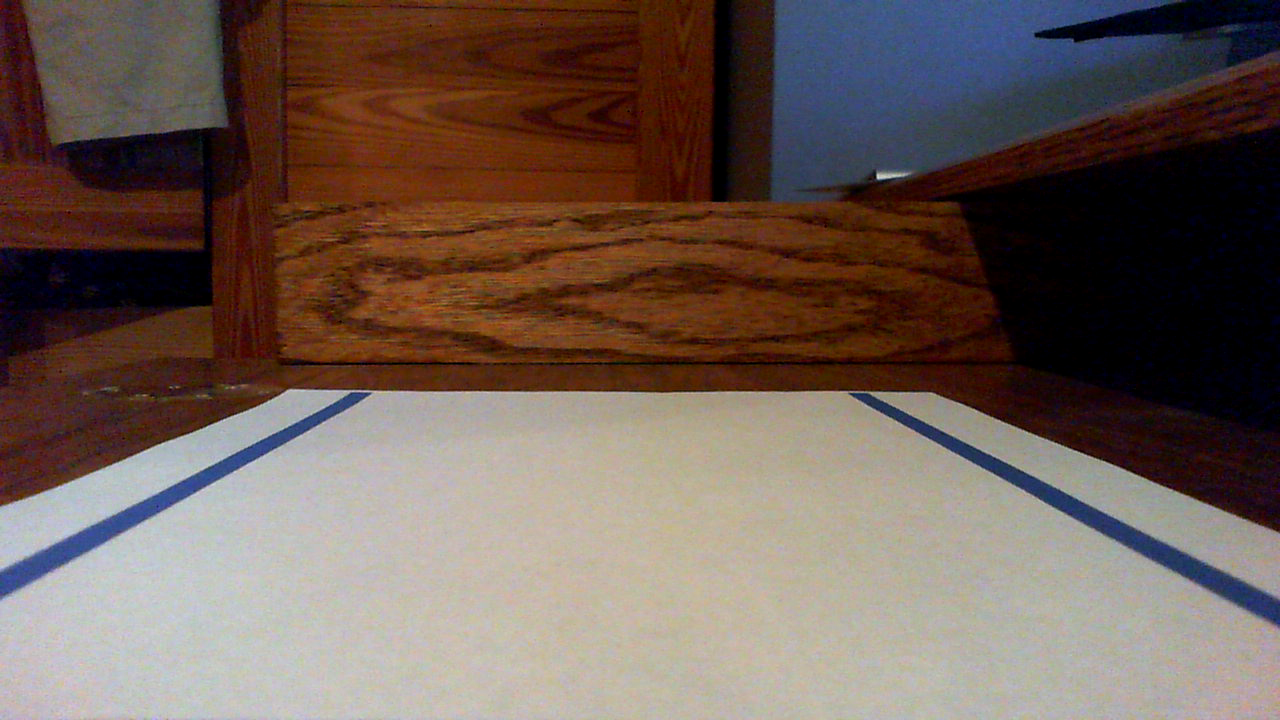
#> input picture test/CameraCalibration/bluelane.png, 1280 x 720 px, given in place of the camera
$ python tunehsv.py   (Python 2 division)
#> lines starting #> are read from the running program, lines starting #| are printed output that depends on the picture; after the words box and inside, x2 and y2 are one past the last pixel; in counts of white or black regions, pixels touching at a corner belong together
# import the necessary packages
from imutils.video import WebcamVideoStream
import imutils
import cv2
import numpy as np

mtx = np.load('/home/pi/SeniorProject/RaspberryPi/cameramatrix.npy')
#> (reads RaspberryPi/cameramatrix.npy from the repository)
dist = np.load('/home/pi/SeniorProject/RaspberryPi/distortioncoeff.npy')
#> (reads RaspberryPi/distortioncoeff.npy from the repository)
# created a *threaded* video stream, allow the camera sensor to warmup,
# and start the FPS counter

vs = WebcamVideoStream(src=0).start()

def nothing(x):
    pass

# Creating a window for later use
cv2.namedWindow('result')

# Starting with 100's to prevent error while masking
h,s,v = 100,100,100

# Creating track bar
cv2.createTrackbar('h', 'result',0,179,nothing)
#> slider 'h' is set to 59
cv2.createTrackbar('s', 'result',0,255,nothing)
#> slider 's' is set to 85
cv2.createTrackbar('v', 'result',0,255,nothing)
#> slider 'v' is set to 85

while True:
    frame = vs.read()
#> frame is the input picture: shape (720, 1280, 3); mean B, G, R 84.8, 92.8, 110.1
    frame = imutils.resize(frame, width=640)
#> frame: shape (360, 640, 3)
    h, w = frame.shape[:2]
#> h = 360; w = 640
    newcameramtx, roi = cv2.getOptimalNewCameraMatrix(mtx, dist, (w, h), 1, (w, h))
#> roi = (1, 3, 636, 354)
    undistort = cv2.undistort(frame, mtx, dist, None, newcameramtx)  # undistort image
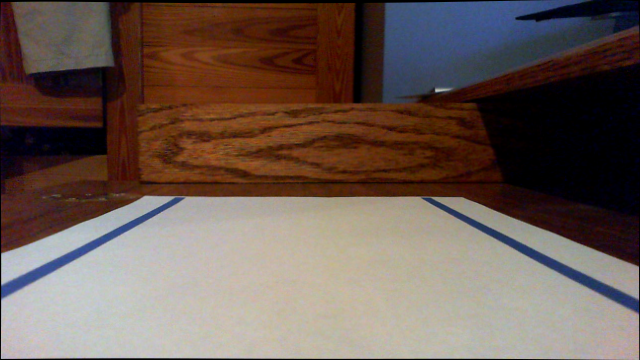
#> undistort: shape (360, 640, 3); mean B, G, R 83.6, 91.4, 108.3
    src_pts = np.float32([[87, 176], [552, 177], [4, 301], [638, 302]])  # source points
    dst_pts = np.float32([[0, 0], [558, 0], [0, 264], [558, 264]])  # destination points
    M = cv2.getPerspectiveTransform(src_pts, dst_pts)
    warp = cv2.warpPerspective(undistort, M, (558, 264))  # warp the image
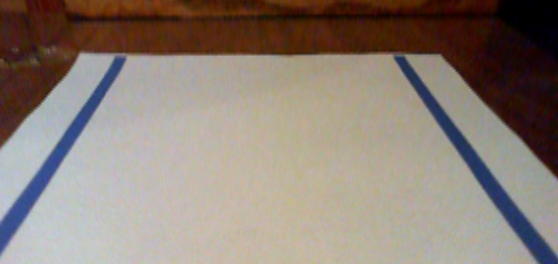
#> warp: shape (264, 558, 3); mean B, G, R 118.7, 128.1, 140.6

    #converting to HSV
    hsv = cv2.cvtColor(warp,cv2.COLOR_BGR2HSV)
#> hsv: shape (264, 558, 3); mean H, S, V 42.3, 82.9, 144.8

    # get info from track bar and appy to result
    h = cv2.getTrackbarPos('h','result')
    s = cv2.getTrackbarPos('s','result')
    v = cv2.getTrackbarPos('v','result')

    # Normal masking algorithm
    lower = np.array([h,s,v])
    upper = np.array([180,255,255])


    # fooling with mask
    mask = cv2.inRange(hsv,lower, upper)
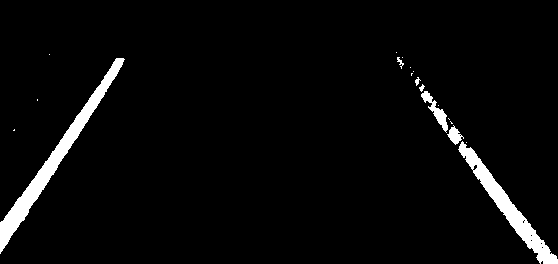
#> mask: shape (264, 558); 3.7% white; 19 white regions (12 under 20 px), largest, box (x1, y1, x2, y2) and area: (0, 58, 125, 254) 2781, (458, 141, 558, 264) 2055, (421, 91, 448, 133) 335
    # cv2.imshow("msk",mask)
    h, w = mask.shape[:2]
#> h = 264; w = 558

    crop_img = mask[200:h, 0:w]
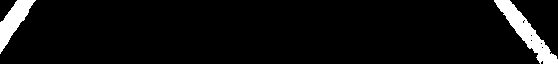
#> crop_img: shape (64, 558); 5.5% white; 2 white regions, box (x1, y1, x2, y2) and area: (494, 0, 558, 64) 1186, (0, 0, 36, 54) 780
    dilation = cv2.dilate(crop_img, np.ones((5, 5), np.uint8), iterations=2)
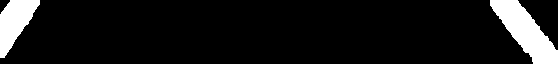
#> dilation: shape (64, 558); 9.3% white; 2 white regions, box (x1, y1, x2, y2) and area: (490, 0, 558, 64) 2040, (0, 0, 40, 58) 1287
    erode = cv2.erode(dilation, np.ones((5, 5), np.uint8), iterations=1)
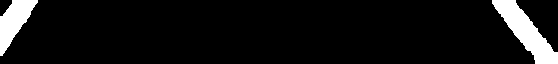
#> erode: shape (64, 558); 7.5% white; 2 white regions, box (x1, y1, x2, y2) and area: (492, 0, 558, 64) 1642, (0, 0, 38, 56) 1043
    cv2.imshow("erode", erode)

    result = cv2.bitwise_and(warp,warp,mask = mask)
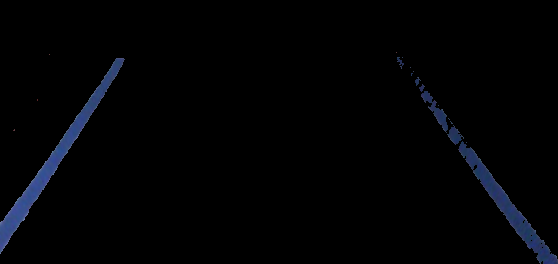
#> result: shape (264, 558, 3); mean B, G, R 4.3, 2.5, 1.9

    cv2.imshow('result',result)

    k = cv2.waitKey(5) & 0xFF
#> (key Esc is pressed here)
    if k == 27:
        np.save('/home/pi/SeniorProject/RaspberryPi/hsv.npy',lower)
        print "h: ", h, " s: ", s, " v: ", v
#| h:  264  s:  85  v:  85
        break

cv2.destroyAllWindows()
vs.stop()
